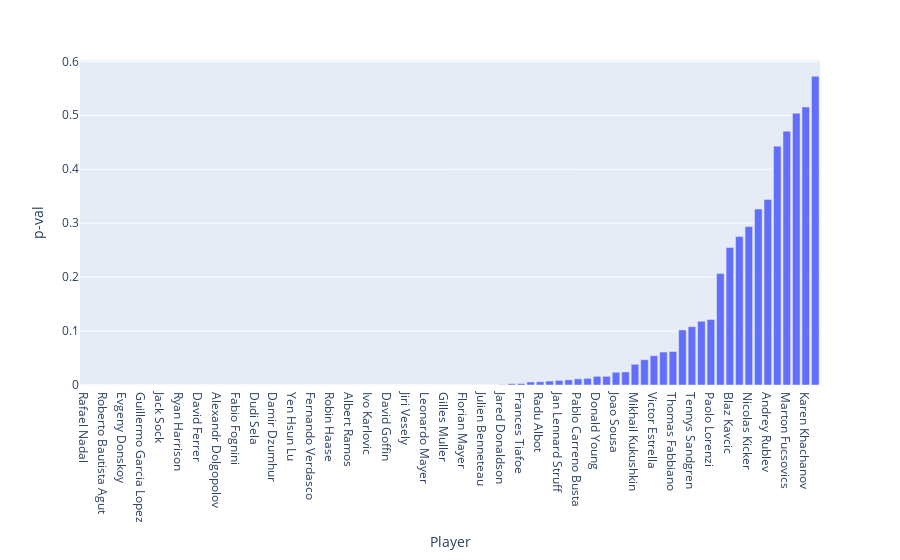

Notebook source saved alongside this figure:
### Code cell
strks_unf_sorted = strks_unf.sort_values('p-val')
strks_unf_sorted = strks_unf_sorted[strks_unf_sorted['p-val'] <= 1]
fig = px.bar(strks_unf_sorted, x='Player', y='p-val')
#fig.update_xaxes(visible=False, showticklabels=True)
fig.show()

### Figure 1 — Plotly figure (JSON) as saved in the notebook; plotly's stock layout.template omitted (floating-point values rounded to 4 significant figures)
{"data": [{"alignmentgroup": "True", "hovertemplate": "Player=%{x}<br>p-val=%{y}<extra></extra>", "legendgroup": "", "marker": {"color": "#636efa"}, "name": "", "offsetgroup": "", "orientation": "v", "showlegend": false, "textposition": "auto", "type": "bar", "x": ["Rafael Nadal", "Jordan Thompson", "Roberto Bautista Agut", "Lucas Pouille", "Evgeny Donskoy", "Hyeon Chung", "Guillermo Garcia Lopez", "Borna Coric", "Jack Sock", "Roger Federer", "Ryan Harrison", "Novak Djokovic", "David Ferrer", "Federico Delbonis", "Alexandr Dolgopolov", "Benoit Paire", "Fabio Fognini", "Tomas Berdych", "Dudi Sela", "Juan Martin Del Potro", "Damir Dzumhur", "Marin Cilic", "Yen Hsun Lu", "Nick Kyrgios", "Fernando Verdasco", "Matthew Ebden", "Robin Haase", "Gael Monfils", "Albert Ramos", "Pierre Hugues Herbert", "Ivo Karlovic", "Richard Gasquet", "David Goffin", "Mischa Zverev", "Jiri Vesely", "Adrian Mannarino", "Leonardo Mayer", "Alexander Zverev", "Gilles Muller", "Denis Shapovalov", "Florian Mayer", "John Isner", "Julien Benneteau", "Dusan Lajovic", "Jared Donaldson", "Guido Pella", "Frances Tiafoe", "Daniil Medvedev", "Radu Albot", "Yuichi Sugita", "Jan Lennard Struff", "Milos Raonic", "Pablo Carreno Busta", "Malek Jaziri", "Donald Young", "Kyle Edmund", "Joao Sousa", "Steve Darcis", "Mikhail Kukushkin", "Pablo Cuevas", "Victor Estrella", "Philipp Kohlschreiber", "Thomas Fabbiano", "Gilles Simon", "Tennys Sandgren", "Dominic Thiem", "Paolo Lorenzi", "Steve Johnson", "Blaz Kavcic", "Peter Gojowczyk", "Nicolas Kicker", "Gerald Melzer", "Andrey Rublev", "Filip Krajinovic", "Marton Fucsovics", "Stefanos Tsitsipas", "Karen Khachanov", "Marius Copil"], "xaxis": "x", "y": [0, 0, 0, 0, 0, 0, 0, 0, 0, 0, 0, 0, 0, 0, 0, 0, 0, 0, 0, 0, 1.11e-16, 8.327e-15, 1.321e-14, 4.829e-14, 5.873e-14, 9.526e-14, 1.358e-13, 1.943e-13, 2.252e-12, 5.301e-10, 7.179e-10, 9.633e-09, 8.405e-08, 8.659e-08, 2.36e-06, 3.708e-06, 3.72e-06, 1.935e-05, 4.486e-05, 4.682e-05, 7.241e-05, 7.729e-05, 0.0001306, 0.0001351, 0.0005657, 0.002445, 0.00269, 0.005521, 0.006029, 0.007343, 0.008604, 0.00953, 0.01134, 0.01233, 0.01602, 0.0161, 0.02365, 0.02421, 0.03852, 0.04692, 0.0543, 0.06112, 0.0621, 0.102, 0.1081, 0.1182, 0.1215, 0.2065, 0.2549, 0.2753, 0.2936, 0.3262, 0.344, 0.4428, 0.4704, 0.5039, 0.5153, 0.5723], "yaxis": "y"}], "layout": {"barmode": "relative", "legend": {"tracegroupgap": 0}, "margin": {"t": 60}, "xaxis": {"anchor": "y", "domain": [0, 1], "title": {"text": "Player"}}, "yaxis": {"anchor": "x", "domain": [0, 1], "title": {"text": "p-val"}}}}
